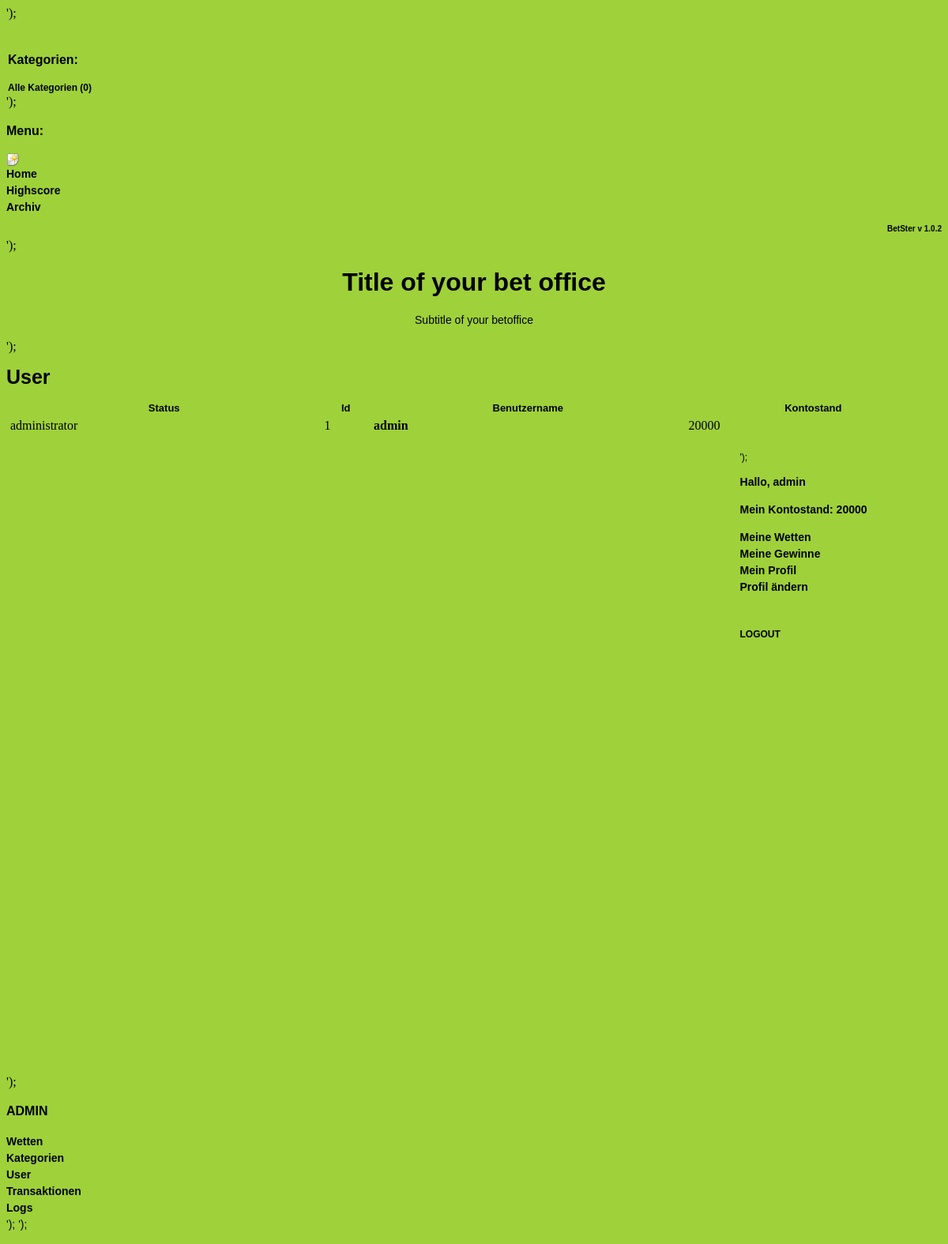
/userlist.php (signed in), run on the app's committed database.
### tables this page shows
CREATE TABLE `user` (
  `id` int(11) NOT NULL auto_increment,
  `username` varchar(20) NOT NULL default '',
  `password` varchar(32) NOT NULL default '',
  `email` varchar(100) NOT NULL default '',
  `firstname` varchar(100) NOT NULL default '',
  `lastname` varchar(100) NOT NULL default '',
  `balance` int(6) NOT NULL default '0',
  `status` varchar(100) NOT NULL default '',
  `conf_num` varchar(5) NOT NULL default '',
  PRIMARY KEY  (`id`),
  KEY `id` (`id`)
);

### modules/header.php (called while the page is built)
<?php
$header = file_get_contents("tpl/header.inc");
?>

### class/DbMapper.class.php (called while the page is built, shortened)
<?php
class DbMapper {
	function getActiveBets() {
		$query = "SELECT * FROM bets WHERE start < NOW() AND end > NOW() ORDER BY end ASC";
		$result = mysql_db_query (DBNAME,$query) or error_catcher();
		$return_bet_array = array();
		for ($bet_counter = 0; $bet_counter < (mysql_num_rows($result)) ; $bet_counter++) {
			$bet_id = mysql_result($result, $bet_counter, "id");
			$query = "SELECT id,name FROM possibilities WHERE bets_id = '$bet_id'";
			$result2 = mysql_db_query (DBNAME,$query) or error_catcher();
			$possibilities_ids_array = array();
			$possibilities_names_array = array();
			$possibilities_quotes_array = array();
			for ($possibilities_counter = 0; $possibilities_counter < (mysql_num_rows($result2)) ; $possibilities_counter++) {
				$possibilities_ids_array[$possibilities_counter] = mysql_result($result2, $possibilities_counter, "id");
				$possibilities_names_array[$possibilities_counter] = mysql_result($result2, $possibilities_counter, "name");
			}
			$i = 0;
			foreach ($possibilities_ids_array as $possibility_id) {
				$query1 = "SELECT SUM(credits) FROM transactions WHERE possibilities_id = '$possibility_id'";
				$query2 = "SELECT SUM(credits)
					FROM transactions, possibilities
					WHERE possibilities.bets_id = '$bet_id'
					AND possibilities.id = transactions.possibilities_id";
				$result1 = mysql_db_query (DBNAME,$query1)  or error_catcher();
				$result2 = mysql_db_query (DBNAME,$query2)  or error_catcher();
				$credits_of_possibility = mysql_result($result1, 0);
				$credits_of_bet = mysql_result($result2, 0);
				if ($credits_of_possibility == 0){
					$dirty_quote = "-";
				}
				else {
					$quote = $credits_of_bet / $credits_of_possibility;
					$dirty_quote = round($quote, 2);
				}
				$possibilities_quotes_array[$i] = $dirty_quote;
				$i++;
			}
			$query = "SELECT name FROM categories, bets WHERE bets.categories_id = categories.id AND bets.id = '$bet_id'";
			$result1 = mysql_db_query (DBNAME,$query)  or error_catcher();
			$category_name = mysql_result($result1, 0);
			$return_bet_array[$bet_counter] = new Bet($bet_id,
					mysql_result($result, $bet_counter, "title"),
					mysql_result($result, $bet_counter, "subtitle"),
					mysql_result($result, $bet_counter, "categories_id"),
					$category_name,
					mysql_result($result, $bet_counter, "image"),
					mysql_result($result, $bet_counter, "start"),
					mysql_result($result, $bet_counter, "end"),
					mysql_result($result, $bet_counter, "created"),
					mysql_result($result, $bet_counter, "autor_id"),
					$possibilities_names_array,
					$possibilities_ids_array,
					$possibilities_quotes_array);
		}
		return $return_bet_array;
	}
	function getUser($username){
		$query = "SELECT id,username,email,firstname,lastname,balance,status
			FROM user WHERE username = '".$username."'";
		$result = mysql_query ($query)  or error_catcher();
		$rowarray = mysql_fetch_array($result);
		$user = new User($rowarray['id'],
				$rowarray['username'],
				$rowarray['email'],
				$rowarray['firstname'],
				$rowarray['lastname'],
				$rowarray['balance'],
				$rowarray['status']);
		return $user;
	}
	function getAllUsers(){
		$query = "SELECT * FROM user ORDER BY Id ASC";
		$result = mysql_query ($query) or error_catcher();
		$user_array = array();
		for ($user_counter = 0; $user_counter < (mysql_num_rows($result)) ; $user_counter++) {
			$user_array[$user_counter] = new User(mysql_result($result, $user_counter, "id"),
					mysql_result($result, $user_counter, "username"),
					mysql_result($result, $user_counter, "email"),
					mysql_result($result, $user_counter, "firstname"),
					mysql_result($result, $user_counter, "lastname"),
					mysql_result($result, $user_counter, "balance"),
					mysql_result($result, $user_counter, "status"));
		}
		return $user_array;
	}
	function getUserBalance($user_id){
		$query = "SELECT balance  FROM user WHERE id = '$user_id'";
		$result = mysql_query ($query) or error_catcher();
		$rowarray = mysql_fetch_array($result);
		$balance = $rowarray['balance'];
		return $balance;
	}
}
?>

### modules/catmenu.php (called while the page is built, shortened)
<?php
$catmenu = file_get_contents("tpl/catmenu.inc");
$cat_list_part = getTemplatePart("CategoryList", $catmenu);
$cat_list_part = replace("CategoryName", _ALL_CATEGORIES, $cat_list_part);
$cat_list_part = replace("CategoryId", 0, $cat_list_part);
$cat_list_part = replace("NrBets", count($db_mapper->getActiveBets()), $cat_list_part);
$catmenu = replace("CategoryList", $cat_list_part, $catmenu);
$catmenu = replace("Categories", _CATEGORIES.":", $catmenu);
?>

### functions.inc.php (called while the page is built, shortened)
<?php
function getTemplatePart($comment, $template){
	$begin_comment = "";
	$end_comment = "";
	$begin_template = strstr($template, $begin_comment);
	$begin_template = substr($begin_template, strlen($begin_comment));
	$end_template = strstr($begin_template, $end_comment);
	$templatePart = str_replace($end_template,"",$begin_template);
	return $templatePart;
}
function replace($comment, $value, $template){
	$begin_comment = "";
	$end_comment = "";
	$begin_template = strstr($template, $begin_comment);
	$end_template = strstr($begin_template, $end_comment);
	$templatePart = str_replace($end_template,"",$begin_template);
	$templatePart .= $end_comment;
	return str_replace($templatePart,$value,$template);
}
?>

### configuration.php (called while the page is built, shortened)
<?php
$bstConfig_main_title = "Title of your bet office";
$bstConfig_sub_title = "Subtitle of your betoffice";
$bstConfig_user_disp = 30;
$bstConfig_version = "1.0.2";
$bstConfig_menu_names = array(_HOME,
		_HIGHSCORE,
		_ARCHIVE);
$bstConfig_menu_links = array ('/index.php',
		'/highscore.php',
		'/archive.php');
?>

### modules/menu.php (called while the page is built, shortened)
<?php
$menu = file_get_contents("tpl/menu.inc");
if (($session->getState()) &&
	($user->getStatus() == "administrator")){
	$add = getTemplatePart("AddSite", $menu);
	$menu = replace("AddSite", $add, $menu);
}
else {
	$menu = replace("AddSite", "", $menu);
}
$i = 0;
$item = "";
foreach($bstConfig_menu_names as $name){
	$item .= getTemplatePart("FixItem", $menu);
	$item = replace("Name", $name, $item);
	$item = replace("Link", $bstConfig_menu_links[$i], $item);
	$i++;
}
$item2 = "";
$menu = replace("Item", $item.$item2, $menu);
$menu = replace("Version", $bstConfig_version, $menu);
$menu = replace("BetsterTime", date('g:i:s' ,time()), $menu);
$menu = replace("FixItem", "", $menu);
?>

### modules/title.php (called while the page is built)
<?php
$xmaintitle = file_get_contents("tpl/title.inc");
$xmaintitle = replace("Title", $bstConfig_main_title, $xmaintitle);
$xmaintitle = replace("SubTitle", $bstConfig_sub_title, $xmaintitle);
?>

### class/User.class.php (called while the page is built, shortened)
<?php
require_once("class/DbMapper.class.php");
require_once("configuration.php");
class User {
var $id;
var $username;
var $status;
function User($id, $username, $email, $firstname, $lastname, $balance, $status){
	$this->id = $id;
	$this->username = $username;
	$this->status = $status;
}
function getUserId(){
	return $this->id;
}
function getUsername(){
	return $this->username;
}
function getBalance(){
	$my_db_mapper = new DbMapper;
	$this->balance = $my_db_mapper->getUserBalance($this->id);
	return $this->balance;
}
function getStatus(){
	return $this->status;
}
}
?>

### class/Session.class.php (called while the page is built, shortened)
<?php
class Session {
	var $username;
	function Session(){
		if (isset($_SESSION['username'])){
			$this->username = $_SESSION['username'];
		}
	}
	function getUsername(){
		return $this->username;
	}
}
?>

### modules/usermenu.php (called while the page is built, shortened)
<?php
$usermenu = file_get_contents("tpl/usermenu.inc");
if ($session->getState()){
	$usermenu = replace("LoginArea","",$usermenu);
	$user_area_part = getTemplatePart("UserArea",$usermenu);
	$user_area_part = replace("Greet", _GREET, $user_area_part);
	$user_area_part = replace("Username", $username, $user_area_part);
	$user_area_part = replace("YourBalance", _YOUR_BALANCE, $user_area_part);
	$user_area_part = replace("Balance", $user->getBalance(), $user_area_part);
	$user_area_part = replace("YourBets", _YOUR_BETS, $user_area_part);
	$user_area_part = replace("YourWins", _YOUR_WINS, $user_area_part);
	$user_area_part = replace("YourProfile", _YOUR_PROFILE, $user_area_part);
	$user_area_part = replace("EditProfile", _EDIT_PROFILE, $user_area_part);
	$usermenu = replace("UserArea", $user_area_part, $usermenu);
}
?>

### modules/footer.php (called while the page is built)
<?php
$footer = file_get_contents("tpl/footer.inc");
?>

### userlist.php (the view, shortened to what this page needs)
<?php
require_once("configuration.php");
require_once("functions.inc.php");
require_once("class/User.class.php");
require_once("class/Logger.class.php");
require_once("class/DbMapper.class.php");
require_once("class/Session.class.php");
$session = new Session;
$db_mapper = new DbMapper;
$user = new User("", "", "", "", "", "", "");
if ($session->getState()){
	$username = $session->getUsername();
	$user = $db_mapper->getUser($username);
}
require_once ('modules/header.php');
require_once ('modules/catmenu.php');
require_once ('modules/title.php');
if (($session->getState()) &&
	(($user->getStatus() == "administrator") ||
	 ($user->getStatus() == "betmaster"))) {
	$mainhtml = file_get_contents("tpl/userlist.inc");
	$mainhtml = replace("MainTitle", _USER_LIST, $mainhtml);
	$users = $db_mapper->getAllUsers();
	$size = $bstConfig_user_disp;
	$user_num = count($users);
	if ($user_num >= 1){
		if (isset($_GET['pn'])){
			$page_num = htmlspecialchars($_GET['pn']);
			if (!(is_numeric($_GET['pn']))){
				$page_num = 1;
			}
		}
		else {
			$page_num = 1;
		}
		$num_pages = ceil($user_num/$size);
		if ($page_num >= $num_pages){
			$page_num = $num_pages;
		}
		$start_num = ($page_num * $size) - $size;
		$disp_num = ($page_num * $size);
		if ($page_num == 1) {
			$disp_prev_num = 1;
			$disp_next_num = $page_num+1;
		}
		elseif ($page_num == $num_pages){
			$disp_next_num = $num_pages;
			$disp_prev_num = $page_num-1;
		}
		else {
			$disp_next_num = $page_num+1;
			$disp_prev_num = $page_num-1;
		}
		for ($i = $start_num; $i <= $disp_num-1; $i++ ){
			if ($i < $user_num){
				$user_html_part .= getTemplatePart("User", $mainhtml);
				$user_html_part = replace("Status", $users[$i]->getStatus(), $user_html_part);
				$user_html_part = replace("Id", $users[$i]->getUserId(), $user_html_part);
				$user_html_part = replace("Username", $users[$i]->getUsername(), $user_html_part);
				$user_html_part = replace("Balance", $users[$i]->getBalance(), $user_html_part);
			}
		}
		$nav_area = getTemplatePart("NavArea",$mainhtml);
		if ($num_pages <= 1){
			$nav_area = "";
		}
		else {
			$nav_area = replace("NextPage", "pn=".$disp_next_num, $nav_area);
			$nav_area = replace("PrevPage", "pn=".$disp_prev_num, $nav_area);
		}
		$nav_area = replace("UserId", "", $nav_area);
		$mainhtml = replace("BackLink1", "", $mainhtml);
		$mainhtml = replace("BackLink2", "", $mainhtml);
	}
	$nav_area = replace("ActualPage", $page_num, $nav_area);
	$nav_area = replace("LastPage", $num_pages, $nav_area);
	$mainhtml = replace("Message1", "", $mainhtml);
	$head_area = getTemplatePart("UserHead",$mainhtml);
	$head_area = replace("StatusName", _STATUS, $head_area);
	$head_area = replace("UsernameName", _USERNAME, $head_area);
	$head_area = replace("BalanceName", _BALANCE, $head_area);
	$head_area = replace("MainTitle", _USER_LIST, $head_area);
	$mainhtml = replace("UserHead", $head_area, $mainhtml);
	$mainhtml = replace("User", $user_html_part, $mainhtml);
	$mainhtml = replace("NavArea", $nav_area, $mainhtml);
}
else {
	header("Location:index.php");
}
require_once ('modules/usermenu.php');
require_once ('modules/menu.php');
require_once ('modules/adminmenu.php');
require_once ('modules/footer.php');
print $header."\n".
$catmenu."\n".
$menu."\n".
$xmaintitle."\n".
$mainhtml."\n".
$usermenu."\n".
$adminmenu."\n".
$footer;
?>

### css/style.css (style rules this page uses)
body { background-color: #9ed13a; }
a:link { text-decoration:none; font-weight:bold; color:#000000; }
img { border: 0px; }
.title { font-family: "Trebuchet MS", Verdana, Helvetica, Times, sans-serif; font-size: 32px; text-align: center; }
.title2 { font-family: "Trebuchet MS", Verdana, Helvetica, Times, sans-serif; text-align: center; font-size: 14px; }
.menutitle { font-weight: bold; font-size: 16px; }
.white { font-weight: bold; }
h1 { font-family: "Trebuchet MS", Verdana, Helvetica, Times, sans-serif; font-size: 25px; line-height: 1; }
.footer { font-family: "Trebuchet MS", Verdana, Helvetica, Times, sans-serif; font-size: 10px; text-align: right; line-height: 0.5; }
p { font-family: "Trebuchet MS", Verdana, Helvetica, Times, sans-serif; font-size: 14px; line-height: 1.5; }
.listtable { width:100%; }
td { border:1px solid #9ed13a; vertical-align:top; padding: 2px; }
th { font-family: "Trebuchet MS", Verdana, Helvetica, Times, sans-serif; font-size: 13px; font-weight: bold; }
.catmenu { border: 0px; text-align: justity; font-family: "Trebuchet MS", Verdana, Helvetica, Times, sans-serif; font-size: 12px; color: #000000; padding: 2px; margin-top: 20px; }
.right-layer { color:darkred; padding:5px 5px 5px 5px; margin:0 0 0 78%; height: 100%; font-size: 12px; font-family: "Trebuchet MS", Verdana, Helvetica, Times, sans-serif; color: #000000; }

### data on the page
user: mainhtml "User Status Id Benutzername Kontostand administrator 1 admin 20000 ');", usermenu "Hallo, admin Mein Kontostand: 20000 Meine Wetten Meine Gewinne Mein Profil Profil ändern LOGOUT ');"

### other printed values
$header "');"
$catmenu "Kategorien: Alle Kategorien (0) ');"
$menu "Menu: Home Highscore Archiv BetSter v 1.0.2 ');"
$xmaintitle "Title of your bet office Subtitle of your betoffice ');"
